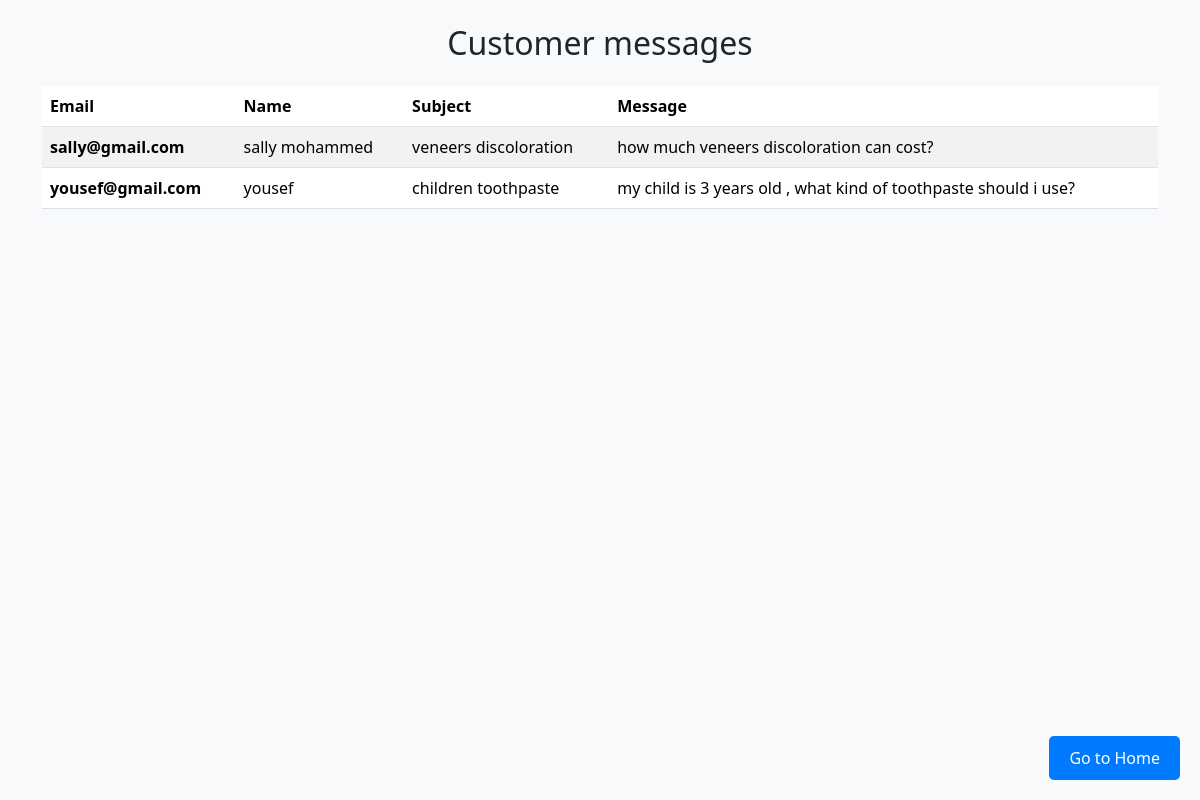
Page /patient_msg.php on the committed database.
### tables this page shows
CREATE TABLE `messages` (
  `email` varchar(100) NOT NULL,
  `name` varchar(100) NOT NULL,
  `subject` varchar(255) NOT NULL,
  `message` varchar(500) NOT NULL
);

### patient_msg.php (the view, shortened to what this page needs)
<?php
include "db_connection.php";
$select_run = "SELECT * FROM messages";
$selected = mysqli_query($connected ,$select_run);
?>
<!DOCTYPE html>
<html lang="en">
<head>
  <link href="./css/bootstrap.min.css" rel="stylesheet">
</head>
<body>
<a href="index.php">
  <button class="btn btn-primary fixed-back-button">Go to Home</button>
</a>
<div class="container">
  <h2 class="text-center my-4">Customer messages</h2>
  <table class="table table-striped">
    <thead>
      <tr>
        <th>Email</th>
        <th>Name</th>
        <th>Subject</th>
        <th>Message</th>
      </tr>
    </thead>
    <tbody id="data-table-body">
    <?php foreach($selected as $data){ ?>
    <tr>
      <th scope="row">   <?php echo $data['email']  ?>  </th>
      <td> <?php echo $data['name']  ?>  </td>
      <td> <?php echo $data['subject']  ?>  </td>
      <td> <?php echo $data['message']  ?>  </td>
    </tr>
  <?php } ?>
    </tbody>
  </table>
</div>
</body>
</html>

### patient_msg.php (style rules this page uses)
body { background-color: #f8f9fa; padding-bottom: 50px; }
.fixed-back-button { position: fixed; bottom: 20px; right: 20px; z-index: 999; background-color: #007bff; color: white; border: none; padding: 10px 20px; border-radius: 5px; }

### rows in the picture
messages: email "sally@gmail.com", name "sally mohammed", subject "veneers discoloration", message "how much veneers discoloration can cost?"
messages: email "yousef@gmail.com", name "yousef", subject "children toothpaste", message "my child is 3 years old , what kind of toothpaste should i use?"
